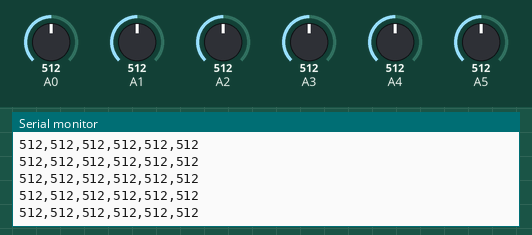
The sketch below on a simulated Arduino Uno, built with avr-gcc and run on an emulated ATmega328P. Parts: the last lines printed to the serial monitor. The test bench sets the inputs (shaded band); at power-on: A0 = 512, A2 = 512, A1 = 512, A3 = 512, A4 = 512, A5 = 512.

Above: at 1.2 s.
1.3 s: A0 set to 104
At 2.4 s:
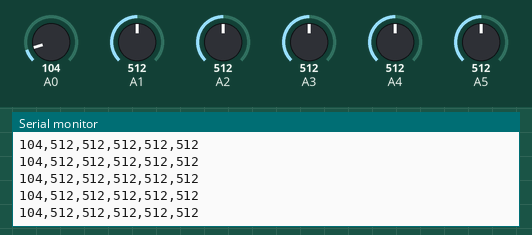
4.3 s: A0 set to 89
At 5.4 s:
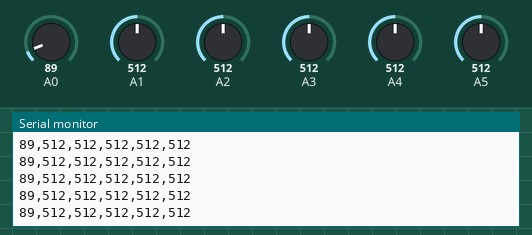
13.3 s: A2 set to 108
At 14.0 s:
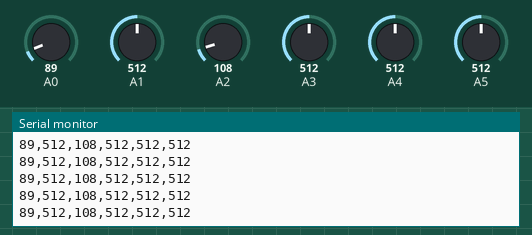
14.8 s: A2 set to 93
At 15.9 s:
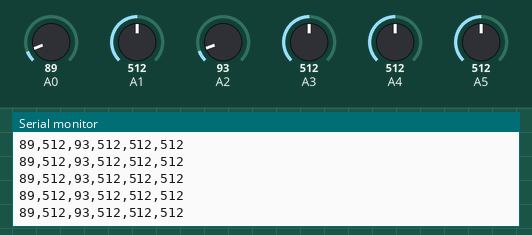
Timing chart, 0 to 17.3 s (numbered marks = the images above; inputs shaded):
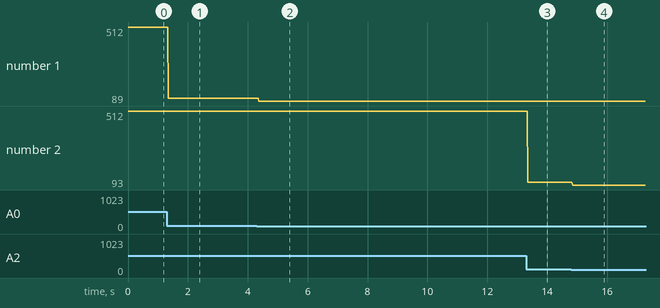

Measured:
- after the input at 1.3 s, the serial monitor: prints a new line after 0.05 s (image 1)
- after the input at 4.3 s, the serial monitor: prints a new line after 0.07 s (image 2)
- after the input at 13.3 s, the serial monitor: prints a new line after 0.05 s (image 3)
- after the input at 14.8 s, the serial monitor: prints a new line after 0.05 s (image 4)
- plotted number 1: 512 → 104 after the input at 1.3 s, 104 → 89 after the input at 4.3 s
- plotted number 2: 512 → 108 after the input at 13.3 s, 108 → 93 after the input at 14.8 s

The sketch:

AnalogToSerial.ino
```cpp
void setup() {
  Serial.begin(9600);//BAUDRATE
}

void loop() {

  for (int i = 0; i < 6; i++) {

    Serial.print(analogRead(i));
    if (i < 5) {
      Serial.print(",");
    } else {
      Serial.println();
    }
  }
  delay(20);
}
```
